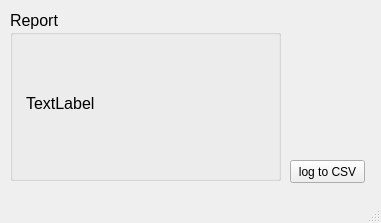
<?xml version="1.0" encoding="UTF-8"?>
<ui version="4.0">
 <class>MainWindow</class>
 <widget class="QMainWindow" name="MainWindow">
  <property name="geometry">
   <rect>
    <x>0</x>
    <y>0</y>
    <width>381</width>
    <height>223</height>
   </rect>
  </property>
  <property name="windowTitle">
   <string>MainWindow</string>
  </property>
  <widget class="QWidget" name="centralwidget">
   <widget class="QPushButton" name="log2csv_but">
    <property name="geometry">
     <rect>
      <x>290</x>
      <y>160</y>
      <width>75</width>
      <height>23</height>
     </rect>
    </property>
    <property name="text">
     <string>log to CSV</string>
    </property>
   </widget>
   <widget class="QGroupBox" name="groupBox">
    <property name="geometry">
     <rect>
      <x>10</x>
      <y>10</y>
      <width>271</width>
      <height>171</height>
     </rect>
    </property>
    <property name="font">
     <font>
      <pointsize>12</pointsize>
     </font>
    </property>
    <property name="title">
     <string>Report</string>
    </property>
    <widget class="QLabel" name="report">
     <property name="geometry">
      <rect>
       <x>16</x>
       <y>33</y>
       <width>241</width>
       <height>121</height>
      </rect>
     </property>
     <property name="text">
      <string>TextLabel</string>
     </property>
    </widget>
   </widget>
  </widget>
  <widget class="QMenuBar" name="menubar">
   <property name="geometry">
    <rect>
     <x>0</x>
     <y>0</y>
     <width>381</width>
     <height>21</height>
    </rect>
   </property>
  </widget>
  <widget class="QStatusBar" name="statusbar"/>
 </widget>
 <resources/>
 <connections/>
</ui>
